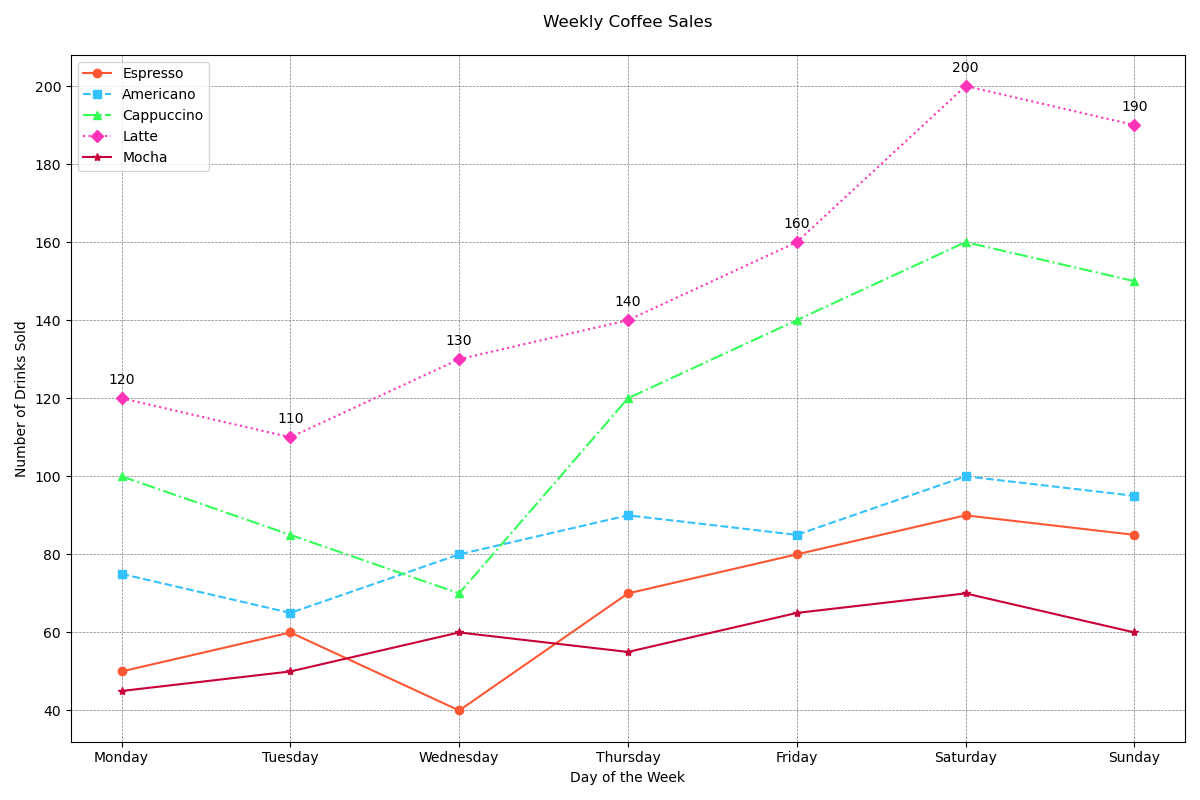

This figure's Python source:

import matplotlib.pyplot as plt

# Table data provided
data = [
    {'Day': 'Monday', 'Espresso': 50, 'Americano': 75, 'Cappuccino': 100, 'Latte': 120, 'Mocha': 45},
    {'Day': 'Tuesday', 'Espresso': 60, 'Americano': 65, 'Cappuccino': 85, 'Latte': 110, 'Mocha': 50},
    {'Day': 'Wednesday', 'Espresso': 40, 'Americano': 80, 'Cappuccino': 70, 'Latte': 130, 'Mocha': 60},
    {'Day': 'Thursday', 'Espresso': 70, 'Americano': 90, 'Cappuccino': 120, 'Latte': 140, 'Mocha': 55},
    {'Day': 'Friday', 'Espresso': 80, 'Americano': 85, 'Cappuccino': 140, 'Latte': 160, 'Mocha': 65},
    {'Day': 'Saturday', 'Espresso': 90, 'Americano': 100, 'Cappuccino': 160, 'Latte': 200, 'Mocha': 70},
    {'Day': 'Sunday', 'Espresso': 85, 'Americano': 95, 'Cappuccino': 150, 'Latte': 190, 'Mocha': 60}
]

# Extracting data for plotting
days = [item['Day'] for item in data]
espresso_sales = [item['Espresso'] for item in data]
americano_sales = [item['Americano'] for item in data]
cappuccino_sales = [item['Cappuccino'] for item in data]
latte_sales = [item['Latte'] for item in data]
mocha_sales = [item['Mocha'] for item in data]

# Creating a line chart with a different line style and marker for each coffee type
plt.figure(figsize=(12, 8))
plt.plot(days, espresso_sales, label='Espresso', linestyle='-', marker='o', color='#FF5733')
plt.plot(days, americano_sales, label='Americano', linestyle='--', marker='s', color='#33C1FF')
plt.plot(days, cappuccino_sales, label='Cappuccino', linestyle='-.', marker='^', color='#33FF57')
plt.plot(days, latte_sales, label='Latte', linestyle=':', marker='D', color='#FF33B8')
plt.plot(days, mocha_sales, label='Mocha', linestyle='-', marker='*', color='#C70039')

# Adding relevant titles and labels
plt.title('Weekly Coffee Sales', pad=20)
plt.xlabel('Day of the Week')
plt.ylabel('Number of Drinks Sold')
plt.legend(loc='upper left')

# Customizing the grid
plt.grid(True, linestyle='--', linewidth=0.5, color='gray')

# Adding annotations
for i, txt in enumerate(latte_sales):
    plt.annotate(txt, (days[i], latte_sales[i]), textcoords="offset points", xytext=(0,10), ha='center')

# Displaying the chart
plt.tight_layout()
plt.show()
